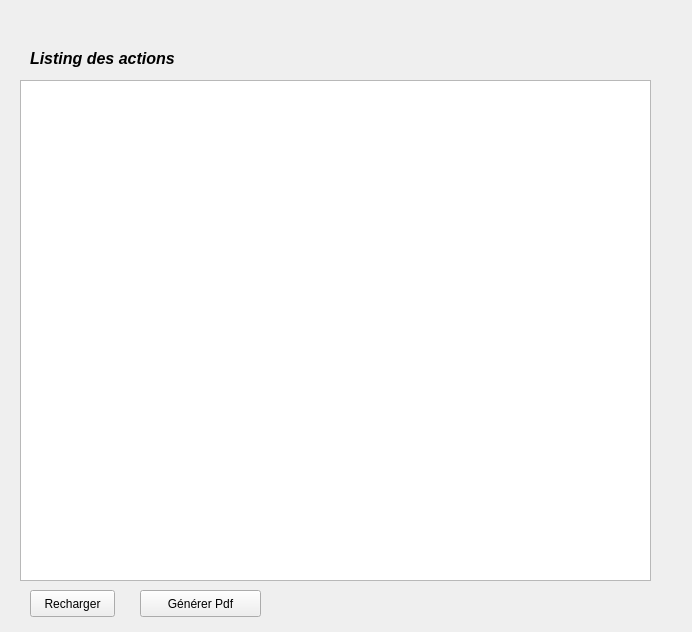
<?xml version="1.0" encoding="UTF-8"?>
<ui version="4.0">
 <class>Form</class>
 <widget class="QWidget" name="Form">
  <property name="geometry">
   <rect>
    <x>0</x>
    <y>0</y>
    <width>692</width>
    <height>632</height>
   </rect>
  </property>
  <property name="windowTitle">
   <string>Listing des actions</string>
  </property>
  <widget class="QTableView" name="tableView">
   <property name="geometry">
    <rect>
     <x>20</x>
     <y>80</y>
     <width>631</width>
     <height>501</height>
    </rect>
   </property>
  </widget>
  <widget class="QLabel" name="label">
   <property name="geometry">
    <rect>
     <x>30</x>
     <y>50</y>
     <width>201</width>
     <height>17</height>
    </rect>
   </property>
   <property name="font">
    <font>
     <pointsize>12</pointsize>
     <weight>75</weight>
     <italic>true</italic>
     <bold>true</bold>
    </font>
   </property>
   <property name="text">
    <string>Listing des actions</string>
   </property>
  </widget>
  <widget class="QPushButton" name="BP_recharge">
   <property name="geometry">
    <rect>
     <x>30</x>
     <y>590</y>
     <width>85</width>
     <height>27</height>
    </rect>
   </property>
   <property name="text">
    <string>Recharger</string>
   </property>
  </widget>
  <widget class="QPushButton" name="BP_print">
   <property name="geometry">
    <rect>
     <x>140</x>
     <y>590</y>
     <width>121</width>
     <height>27</height>
    </rect>
   </property>
   <property name="text">
    <string>Générer Pdf</string>
   </property>
  </widget>
 </widget>
 <resources/>
 <connections/>
</ui>
